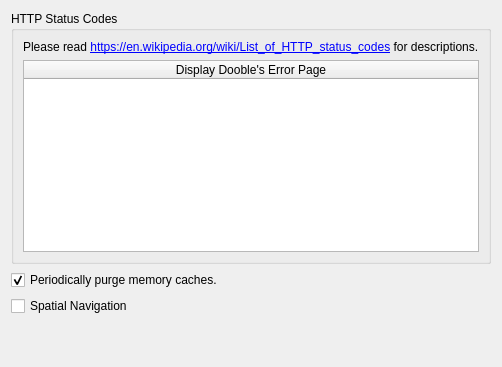
        <widget class="QWidget" name="stackedWidgetPage7">
         <layout class="QVBoxLayout" name="verticalLayout_9">
          <item>
           <widget class="QGroupBox" name="groupBox_3">
            <property name="title">
             <string>HTTP Status Codes</string>
            </property>
            <layout class="QVBoxLayout" name="verticalLayout_24">
             <item>
              <widget class="QLabel" name="label_82">
               <property name="text">
                <string>&lt;html&gt;&lt;head/&gt;&lt;body&gt;&lt;p&gt;Please read &lt;a href=&quot;https://en.wikipedia.org/wiki/List_of_HTTP_status_codes&quot;&gt;&lt;span style=&quot; text-decoration: underline; color:#0000ff;&quot;&gt;https://en.wikipedia.org/wiki/List_of_HTTP_status_codes&lt;/span&gt;&lt;/a&gt; for descriptions.&lt;/p&gt;&lt;/body&gt;&lt;/html&gt;</string>
               </property>
               <property name="openExternalLinks">
                <bool>true</bool>
               </property>
               <property name="textInteractionFlags">
                <set>Qt::LinksAccessibleByMouse|Qt::TextSelectableByKeyboard|Qt::TextSelectableByMouse</set>
               </property>
              </widget>
             </item>
             <item>
              <widget class="QTableWidget" name="httpStatusCodes">
               <attribute name="horizontalHeaderDefaultSectionSize">
                <number>150</number>
               </attribute>
               <attribute name="horizontalHeaderStretchLastSection">
                <bool>true</bool>
               </attribute>
               <column>
                <property name="text">
                 <string>Display Dooble's Error Page</string>
                </property>
               </column>
              </widget>
             </item>
            </layout>
           </widget>
          </item>
          <item>
           <layout class="QHBoxLayout" name="horizontalLayout_38">
            <item>
             <widget class="QCheckBox" name="purgeMemoryCachesCheckBox">
              <property name="text">
               <string>Periodically purge memory caches.</string>
              </property>
              <property name="checked">
               <bool>true</bool>
              </property>
             </widget>
            </item>
            <item>
             <spacer name="horizontalSpacer_29">
              <property name="orientation">
               <enum>Qt::Horizontal</enum>
              </property>
              <property name="sizeHint" stdset="0">
               <size>
                <width>40</width>
                <height>20</height>
               </size>
              </property>
             </spacer>
            </item>
           </layout>
          </item>
          <item>
           <layout class="QHBoxLayout" name="horizontalLayout_39">
            <item>
             <widget class="QCheckBox" name="spatialNavigationCheckBox">
              <property name="text">
               <string>Spatial Navigation</string>
              </property>
             </widget>
            </item>
            <item>
             <spacer name="horizontalSpacer_30">
              <property name="orientation">
               <enum>Qt::Horizontal</enum>
              </property>
              <property name="sizeHint" stdset="0">
               <size>
                <width>40</width>
                <height>20</height>
               </size>
              </property>
             </spacer>
            </item>
           </layout>
          </item>
          <item>
           <spacer name="verticalSpacer_9">
            <property name="orientation">
             <enum>Qt::Vertical</enum>
            </property>
            <property name="sizeHint" stdset="0">
             <size>
              <width>20</width>
              <height>40</height>
             </size>
            </property>
           </spacer>
          </item>
         </layout>
        </widget>
